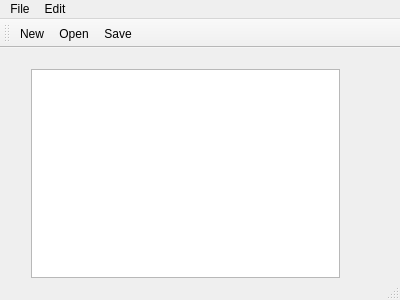
<?xml version="1.0" encoding="UTF-8"?>
<ui version="4.0">
 <class>MainWindow</class>
 <widget class="QMainWindow" name="MainWindow">
  <property name="geometry">
   <rect>
    <x>0</x>
    <y>0</y>
    <width>400</width>
    <height>300</height>
   </rect>
  </property>
  <property name="windowTitle">
   <string>MainWindow</string>
  </property>
  <widget class="QWidget" name="centralWidget">
   <widget class="QWidget" name="verticalLayoutWidget">
    <property name="geometry">
     <rect>
      <x>20</x>
      <y>10</y>
      <width>331</width>
      <height>231</height>
     </rect>
    </property>
    <layout class="QVBoxLayout" name="verticalLayout">
     <item>
      <widget class="QTextEdit" name="textEdit"/>
     </item>
    </layout>
   </widget>
  </widget>
  <widget class="QMenuBar" name="menuBar">
   <property name="geometry">
    <rect>
     <x>0</x>
     <y>0</y>
     <width>400</width>
     <height>21</height>
    </rect>
   </property>
   <widget class="QMenu" name="menuFile">
    <property name="title">
     <string>File</string>
    </property>
    <addaction name="actionNew"/>
    <addaction name="actionOpen"/>
    <addaction name="actionSave"/>
    <addaction name="actionPrint"/>
    <addaction name="actionExit_2"/>
   </widget>
   <widget class="QMenu" name="menuEdit">
    <property name="title">
     <string>Edit</string>
    </property>
    <addaction name="actionCopy"/>
    <addaction name="actionPaste"/>
    <addaction name="actionCut"/>
    <addaction name="actionUndo"/>
    <addaction name="actionRedo"/>
   </widget>
   <addaction name="menuFile"/>
   <addaction name="menuEdit"/>
  </widget>
  <widget class="QToolBar" name="mainToolBar">
   <attribute name="toolBarArea">
    <enum>TopToolBarArea</enum>
   </attribute>
   <attribute name="toolBarBreak">
    <bool>false</bool>
   </attribute>
   <addaction name="actionNew"/>
   <addaction name="actionOpen"/>
   <addaction name="actionSave"/>
  </widget>
  <widget class="QStatusBar" name="statusBar"/>
  <action name="actionNew">
   <property name="icon">
    <iconset resource="resorces.qrc">
     <normaloff>:/img/icons/new.jpg</normaloff>:/img/icons/new.jpg</iconset>
   </property>
   <property name="text">
    <string>New</string>
   </property>
  </action>
  <action name="actionOpen">
   <property name="icon">
    <iconset resource="resorces.qrc">
     <normaloff>:/img/icons/surprised.jpg</normaloff>:/img/icons/surprised.jpg</iconset>
   </property>
   <property name="text">
    <string>Open</string>
   </property>
  </action>
  <action name="actionSave">
   <property name="text">
    <string>Save</string>
   </property>
  </action>
  <action name="actionExit">
   <property name="text">
    <string>Exit</string>
   </property>
  </action>
  <action name="actionPrint">
   <property name="text">
    <string>Print</string>
   </property>
  </action>
  <action name="actionExit_2">
   <property name="text">
    <string>Exit</string>
   </property>
  </action>
  <action name="actionCopy">
   <property name="text">
    <string>Copy</string>
   </property>
  </action>
  <action name="actionPaste">
   <property name="text">
    <string>Paste</string>
   </property>
  </action>
  <action name="actionCut">
   <property name="text">
    <string>Cut</string>
   </property>
  </action>
  <action name="actionUndo">
   <property name="text">
    <string>Undo</string>
   </property>
  </action>
  <action name="actionRedo">
   <property name="text">
    <string>Redo</string>
   </property>
  </action>
 </widget>
 <layoutdefault spacing="6" margin="11"/>
 <resources>
  <include location="resorces.qrc"/>
 </resources>
 <connections/>
</ui>
